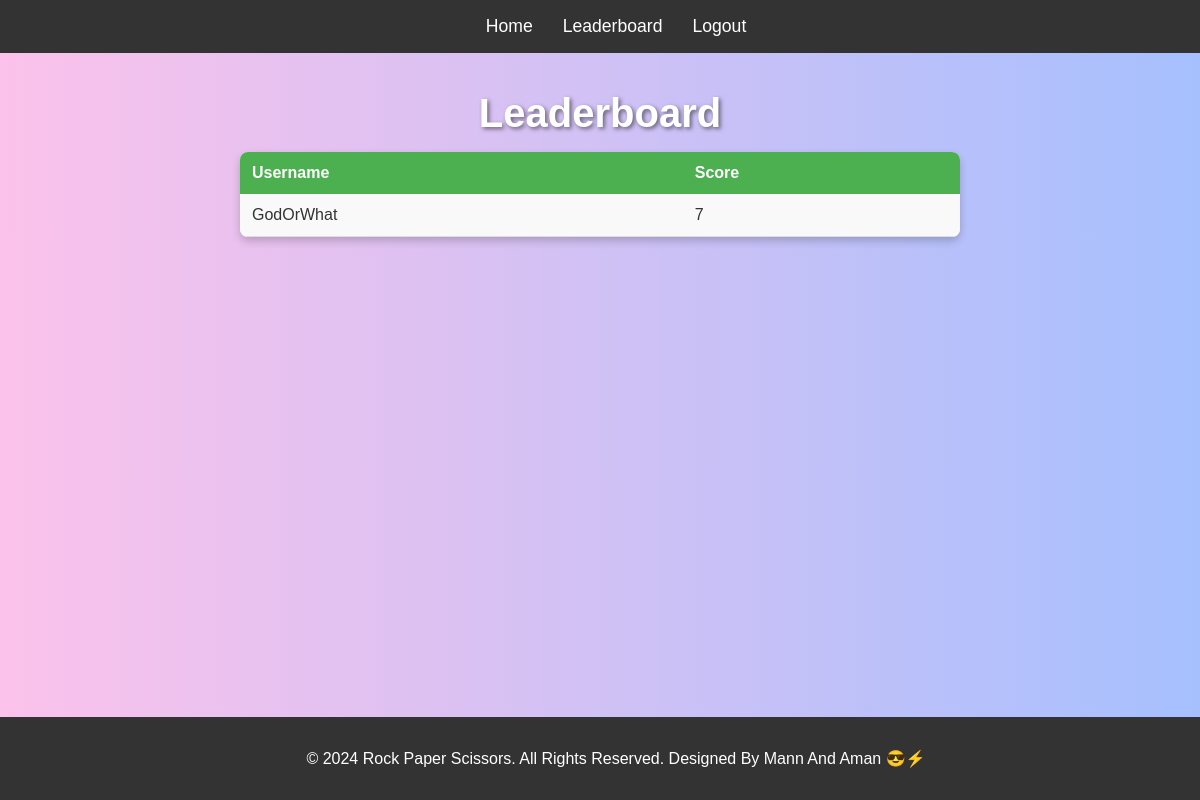
The page /leaderboard on the database as committed earlier.
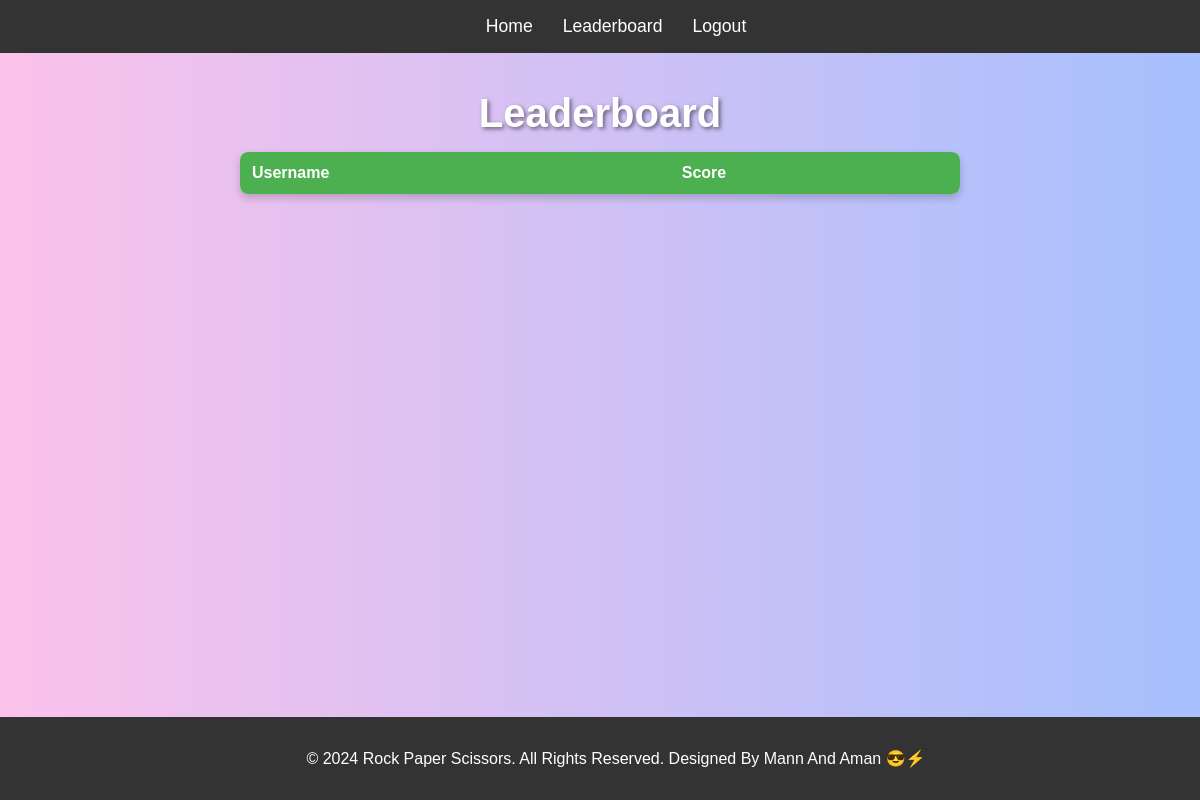
The same page on the database as committed later.
### app.py (models this page shows)
class User(db.Model):
    id = db.Column(db.Integer, primary_key=True)
    username = db.Column(db.String(150), unique=True, nullable=False)
    email = db.Column(db.String(250), unique=True, nullable=False)
    password = db.Column(db.String(150), nullable=False)
    score = db.Column(db.Integer, default=0)  # for storing the score

### app.py (the view)
@app.route('/leaderboard')
def leaderboard():
    users = User.query.order_by(User.score.desc()).all()  # Sort users by score in descending order
    return render_template('leaderboard.html', users=users)

### templates/leaderboard.html (shortened to what this page needs)
<!DOCTYPE html>
<html lang="en">
<head>
    <link rel="stylesheet" href="/static/css/style3.css">
</head>
<body>
    <nav>
        <ul>
            <li><a href="{{ url_for('index') }}">Home</a></li>
            <li><a href="{{ url_for('leaderboard') }}">Leaderboard</a></li>
            <li><a href="{{ url_for('logout') }}">Logout</a></li>
        </ul>
    </nav>
    <div class="container">
        <h1>Leaderboard</h1>
        <table>
            <tr>
                <th>Username</th>
                <th>Score</th>
            </tr>
            {% for user in users %}
            <tr class="Bol">
                <td>{{ user.username }}</td>
                <td>{{ user.score }}</td>
            </tr>
            {% endfor %}
        </table>
    </div>
    <footer>
        <p>© 2024 Rock Paper Scissors. All Rights Reserved. Designed By Mann And Aman 😎⚡</p>
    </footer>
</body>
</html>

### static/css/style3.css (style rules this page uses)
body { font-family: Arial, sans-serif; margin: 0; padding: 0; background: linear-gradient(to right, #fbc2eb, #a6c0fe); color: #333; }
nav { background-color: #333; padding: 1rem; position: fixed; width: 100%; top: 0; left: 0; z-index: 1000; }
nav ul { list-style-type: none; margin: 0; padding: 0; display: flex; justify-content: center; }
nav li { margin: 0 15px; }
nav a { color: #fff; text-decoration: none; font-size: 1.1rem; }
.container { margin-top: 4rem; display: flex; flex-direction: column; align-items: center; }
h1 { font-size: 2.5rem; margin-bottom: 1rem; color: #fff; text-shadow: 2px 2px 4px rgba(0, 0, 0, 0.5); }
table { border-collapse: collapse; width: 60%; max-width: 800px; background: #fff; box-shadow: 0 4px 8px rgba(0, 0, 0, 0.2); border-radius: 8px; overflow: hidden; }
th { background-color: #4CAF50; color: white; padding: 12px; text-align: left; font-weight: bold; }
footer { background-color: #333; color: #fff; text-align: center; padding: 1rem; position: fixed; width: 100%; bottom: 0; }

Rows that differ between the two databases and show on the page:
removed User: username "GodOrWhat", score "7"
